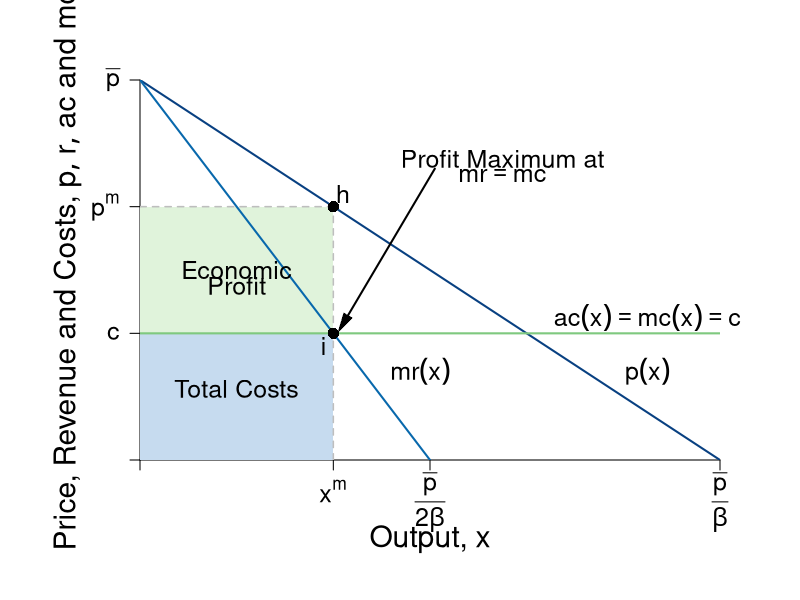

This figure's R source:
#Graph Designer: Simon Halliday
#Authors: Bowles, Foley and Halliday
#Title: Coordination, Conflict and Competition: A Text in Microeconomics

require(shape)
pdf(file = "competitionmarkets/monopolist_profit_comparison.pdf", width = 9, height = 7)

#Set parameters for graphics
pointsize <- 1.8
axislabelsize <- 1.8
labelsize <- 1.5
namesize <- 1.8
annotatesize <- 1.5
graphlinewidth <- 2
segmentlinewidth <- 1.5

COL <- c("#7fc97f", "#beaed4", "#fdc086", "#ffff99", "#386cb0", "#f0027f", "#bf5b17", "#666666")
COLA <- c("#e0f3db", "#99d8c9","#66c2a4","#41ae76", "#238b45", "#005824")
COLB <- c("#c6dbef", "#4eb3d3", "#2b8cbe", "#0868ac","#084081")

#Edited the margins to cater for the larger LHS labels
par(mar =  c(7, 7, 4, 4))

AvgRevenue <- function(x, rmax = 12, xmax = 12){
  rmax - (rmax/xmax)*x
}

MRevenue <- function(x, rmax = 12, xmax = 12){
  rmax - 2*(rmax/xmax)*x
}

AvgCost <- function(x, c0 = 2, c1 = 4){
  c0/x + c1
}

xlims <- c(0, 12)
ylims <- c(0, 12)

npts <- 501 
x <- seq(xlims[1], xlims[2], length.out = npts)
y <- seq(ylims[1], ylims[2], length.out = npts) 
a <- c(13, 16.75, 19.25)

plot(0, 0, xlim = xlims, ylim = ylims, type = "n",
     xlab = expression(paste("")),
     ylab = expression(paste("")), 
     xaxt = "n", 
     yaxt = "n", 
     cex.lab = axislabelsize, 
     bty = "n",
     xaxs="i", 
     yaxs="i")

# ticksy <- seq(from = ylims[1], to = ylims[2], by = 1)
# ylabels <- seq(from = ylims[1], to = ylims[2], by = 1)
# ticksx <- seq(from = xlims[1], to = xlims[2], by = 1)
# xlabels <- seq(from = xlims[1], to = xlims[2], by = 1)
ticksy <- c(0, 4, AvgRevenue(x = 4), ylims[2])
ylabels <- c(NA, expression(paste(c)), expression(paste(p^{m})), expression(paste(bar(p))))
ticksx <- c(0, 4, 6, xlims[2])
xlabels <- c(NA, expression(paste(x^{m})), expression(paste(frac(bar(p),2*beta))), expression(paste(frac(bar(p),beta))))

axis(1, at = ticksx, pos = 0, labels = FALSE, cex.axis=labelsize)
text(x = c(0, 4, 6, xlims[2]), par("usr")[3] - 0.4, labels = xlabels, srt = 0, pos = 1, xpd = TRUE, cex = labelsize)
axis(2, at = ticksy, pos = 0, labels = ylabels, las = 1, cex.axis=labelsize)

npts <- 500 
xx1 <- seq(xlims[1], xlims[2], length.out = npts)
xx3 <- seq(2, 6, length.out = npts)

#Draw the polygon for profit
xpoly1 <- c(0, 4, 4, 0, 0)
ypoly1 <- c(4, 4, AvgRevenue(x = 4), AvgRevenue(x = 4), 4)
polygon(x = xpoly1, y = ypoly1, col=COLA[1], density=NULL, border = NA)

#Draw the polygon for costs
xpoly2 <- c(0, 4, 4, 0, 0)
ypoly2 <- c(0, 0, 4, 4, 4)
polygon(x = xpoly2, y = ypoly2, col=COLB[1], density=NULL, border = NA)

#lines(xx1, bcA(xx1, w = 10, p = 1.5), col = COLB[3], lwd = graphlinewidth)
lines(xx1, AvgRevenue(xx1, rmax = 12, xmax = 12), col = COLB[5], lwd = graphlinewidth)
lines(xx1, MRevenue(xx1, rmax = 12, xmax = 12), col = COLB[4], lwd = graphlinewidth)
#lines(xx1, AvgCost(xx1, c0 = 2, c1 = 4), col = COLA[5], lwd = graphlinewidth)

#Label the axes
text(0.5*(xlims[2]), -2.5, expression(paste("Output, ", x)), xpd = TRUE, cex = axislabelsize) 
#mtext(expression(paste("Quantity of output, ", x)), side=1, line = 2.5, cex = axislabelsize)
text(-1.5, 0.5*ylims[2], expression(paste("Price, Revenue and Costs, ", list(p, r, ac), " and ", mc)), xpd = TRUE, cex = axislabelsize, srt = 90) 

#Label curves
text(10.5, 4.5, expression(paste(ac(x) == mc(x),phantom() == c)), cex = labelsize, xpd=TRUE)
text(10.5, 2.8, expression(paste(p(x))), cex = labelsize)
text(5.8, 2.8, expression(paste(mr(x))), cex = labelsize)

#Labels cost and profit areas
text(2, 0.5*AvgCost(x = 4), expression("Total Costs"), cex = labelsize)
text(2, 6, expression("Economic"), cex = labelsize)
text(2, 5.5, expression("Profit"), cex = labelsize)

#Draw segments for total costs
segments(0, AvgRevenue(x = 4), 4, AvgRevenue(x = 4), lty = 2, col = "gray" , lwd = segmentlinewidth)
segments(4, 0, 4, AvgRevenue(x = 4), lty = 2, col = "gray" , lwd = segmentlinewidth)
segments(0, 4, xlims[2], 4, lty = 1, col = COL[1] , lwd = graphlinewidth)

#Label Points for comparison
points(4, MRevenue(x = 4), pch = 16, col = "black", cex = 1.5)
text(3.8, MRevenue(x = 4) - 0.4, expression(i), cex = labelsize)


points(4, AvgRevenue(x = 4), pch = 16, col = "black", cex = 1.5)
text(4.2, AvgRevenue(x = 4) + 0.4, expression(h), cex = labelsize)


#Arrow to mr = mc
text(7.5, 9.5, expression(paste("Profit Maximum at")), cex = labelsize)
text(7.5, 9, expression(paste(mr == mc)), cex = labelsize)
Arrows(6.1, 9.2, 4.2, 4.3, col = "black", lty = 1, lwd = 2, arr.type = "triangle", arr.lwd = 0.5)



dev.off()
